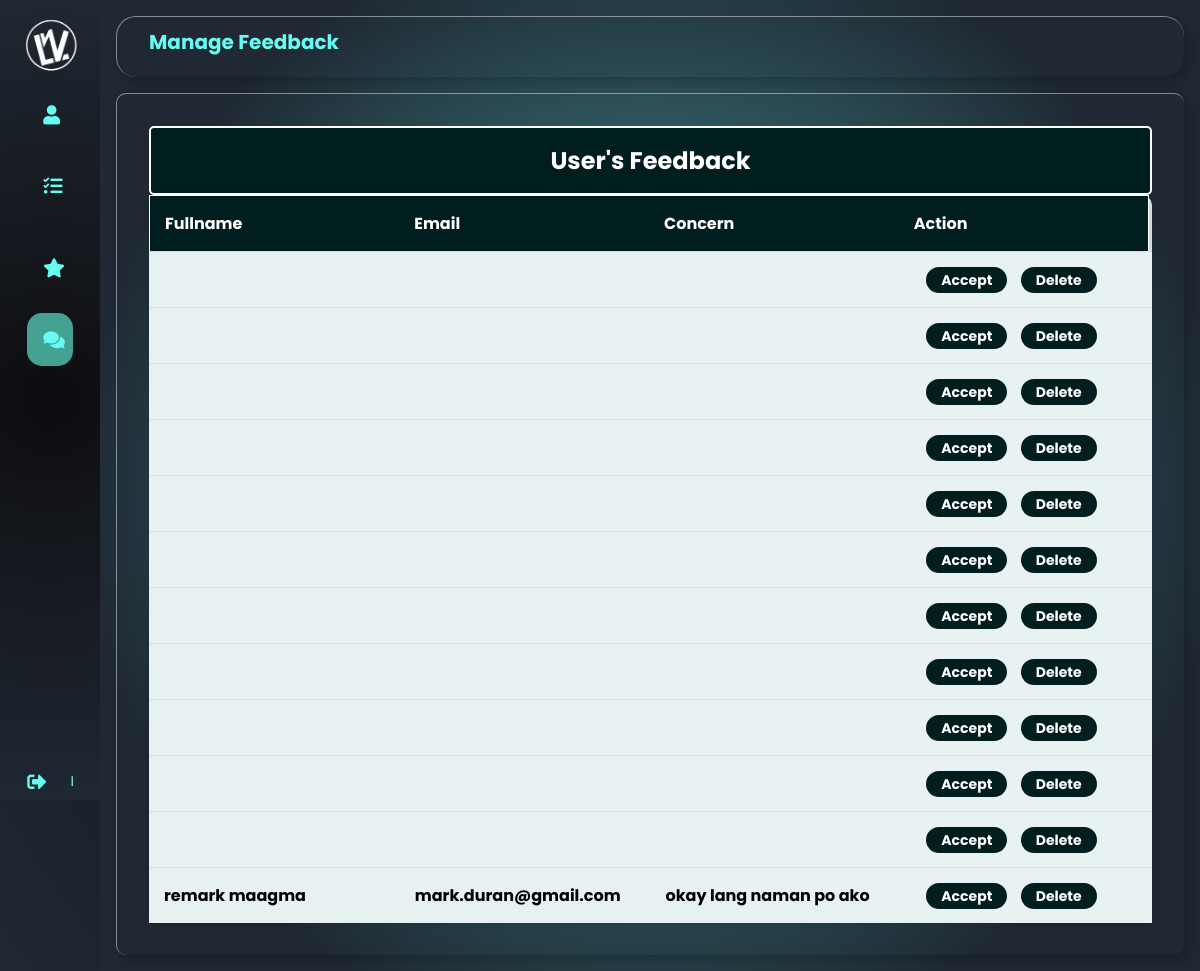
/feedbackadmin.php, run on the app's committed database.
### tables this page shows
CREATE TABLE `feedback` (
  `ID` int(11) NOT NULL,
  `Fullname` varchar(100) DEFAULT NULL,
  `Email` varchar(100) DEFAULT NULL,
  `Concern` text DEFAULT NULL
);

### feedbackadmin.php (the view, shortened to what this page needs)
<?php
require_once('config/config.php');
$sql = "SELECT * FROM feedback";
$result = mysqli_query($conn, $sql);
?>
<!DOCTYPE html>
<html lang="en">
<head>
    <link rel="stylesheet" href="css/feed.css">
    <link rel="stylesheet" href="https://cdnjs.cloudflare.com/ajax/libs/font-awesome/5.15.4/css/all.min.css" />
</head>
<body>
<nav>
      <div class="sidebar">
        <div class="logo">
          <img src="images/FINFINFIN.png" alt="logo">
        </div>
        <ul class="mainmenu">
          <li ><a href="dashboard.php" >
            <i class="fas fa-user"></i>
          </a>
          </li>
          <li><a href="translationrequest.php">
            <i class="fas fa-tasks"></i>
          </a>
          </li>
          <li><a href="manage_questioner.php   ">
            <i class="fas fa-star"></i>
        </a>
        </li>
          <li class="active"><a href="#">
            <i class="fas fa-comments"></i>
          </a>
          </li>
          <li><a href="index.php" class="logout">
            <i class="fas fa-sign-out-alt"></i>
            <span class="nav-item">Logout</span>
          </a>
          </li>
        </ul>
      </div>
    </nav>
<div class="maincontent">
    <div class="header">
        <div class="headertitle">
        <h1 class="maintitle"> Manage Feedback</h1>
        </div>
    </div>
    <div class="container">
        <div class="row">
            <div class="card">
                <div class="headcard">
                  <h2 class="dbtitle">User's Feedback</h2>
                </div>
                <div class="tablehey">
                  <table class="column">
                    <thead>
                      <tr>
                        <th> Fullname </th>
                        <th> Email </th>
                        <th> Concern </th>
                        <th> Action </th>
                      </tr>
                      </thead>
                        <tbody>
                            <?php while($row = mysqli_fetch_assoc($result)) { ?>
                                <tr>
                                    <td><?php echo htmlspecialchars($row['Fullname']); ?></td>
                                    <td><?php echo htmlspecialchars($row['Email']); ?></td>
                                    <td><?php echo htmlspecialchars($row['Concern']); ?></td>
                                    <td>
                                        <a href="#" onclick="confirmAccept('<?php echo addslashes($row['Fullname']); ?>', '<?php echo addslashes($row['Concern']); ?>')" class="but">Accept</a>
                                        <a href="#" onclick="confirmDelete('<?php echo addslashes($row['Fullname']); ?>', '<?php echo addslashes($row['Concern']); ?>')" class="but">Delete</a>
                                    </td>
                                </tr>
                            <?php } ?>
                        </tbody>
                    </table>
                </div>
            </div>
        </div>
    </div>
</div>
</body>
</html>

### css/feed.css (style rules this page uses)
* { margin: 0; padding: 0; border: none; outline: none; box-sizing: border-box; font-family: "Poppins", sans-serif; }
body { display: flex; }
.sidebar { position: sticky; top: 0; left: 0; bottom: 0; width: 100px; height: 100vh; padding: 0 1.7rem; color: #fff; overflow: hidden; transition: all 0.5s linear; background-image: radial-gradient(circle, #0b0c10, #121419, #171b21, #1b212a, #1f2833); }
.logo { height: 80px; padding: 16px; }
.logo img { width: 230px; margin-top: -85px; margin-left: -30px; }
.mainmenu { height: 88%; position: relative; list-style: none; padding: 0; }
.mainmenu li { padding: 1rem; margin: 8px 0; border-radius: 15px; transition: all 0.5s ease-in-out; }
.mainmenu li:hover, .active { background: #45a293; }
.mainmenu a { color: #66fcf1; font-size: 14px; text-decoration: none; display: flex; align-items: center; gap: 1.5rem; }
.mainmenu a span { overflow: hidden; }
.mainmenu a i { font-size: 1.2rem; }
.logout { position: absolute; bottom: 0; left: 0; width: 100%; }
.maincontent { position: relative; background: rgb(11,12,16); background: radial-gradient(circle, rgba(11,12,16,1) 0%, rgba(69,162,158,1) 0%, rgba(31,40,51,1) 78%, rgba(31,40,51,1) 96%); width: 100%; padding: 1rem; }
.header { display: flex; justify-content: space-between; align-items: center; flex-wrap: wrap; box-shadow: 5px 5px 12px#00000035; border-top: 1px solid #ffffff75; border-left: 1.2px solid #ffffff75; backdrop-filter: blur(1px); border-radius: 20px; padding: 10px 2rem; margin-bottom: 1rem; }
.headertitle { color:#66fcf1; }
.container { box-shadow: 5px 5px 12px#00000035; border-top: 1px solid #ffffff75; border-left: 1.2px solid #ffffff75; backdrop-filter: blur(1px); padding: 2rem; border-radius: 10px; }
.maintitle { color: #66fcf1; padding-bottom: 10px; font-size:20px; }
table { border-collapse: collapse; width: 100%; text-align: left; }
tr { padding: 15px; text-align: left; }
th { padding: 18px; text-align: right; }
td { background: #e7f1f1; color: rgb(0, 0, 0); padding: 15px; }
table th { font-weight: bold; align-items: center; }
table tbody tr:last-child td { border-bottom: none; }
.tablehey .but { color: #fff; background: #001E1E; font-size: 14px; width: 10px; height: 10px; padding: 3px 15px; border-radius: 15px; text-align: center; text-decoration: none; margin-left: 10px; }
.dbtitle { background: #001E1E; color: #fff; padding: 15px 15px; text-align: center; border: 2px solid white; border-radius: 5px; }
thead, tbody tr { display: table; width: 100%; table-layout: fixed; }
thead { width: calc( 101.3% - 1em ) }
a { text-decoration: none; color: black; }

### feedbackadmin.php (style rules this page uses)
body { background-image: radial-gradient(circle, #0b0c10, #121419, #171b21, #1b212a, #1f2833) ; }
.sidebar { position: sticky; top: 0; left: 0; bottom: 0; width: 100px; height: 100vh; padding: 0 1.7rem; color: #66fcf1; overflow: hidden; transition: all 0.5s linear; background-image: radial-gradient(circle, #0b0c10, #121419, #171b21, #1b212a, #1f2833); }
.headertitle { color: #66fcf1; font-size: 20px; }
.maincontent { background: rgb(11, 12, 16); background: radial-gradient(circle, rgba(11, 12, 16, 1) 0%, rgba(69, 162, 158, 1) 0%, rgba(31, 40, 51, 1) 78%, rgba(31, 40, 51, 1) 96%); position: relative; width: 100%; padding: 1rem; }
.logout { color: #ff6b6b; }
h2 { color: white; }
table { width: 100%; border-collapse: collapse; background-color: rgba(249, 249, 249, 0.848);; border-radius: 10px; overflow: hidden; box-shadow: 0 2px 10px rgba(0, 0, 0, 0.1); max-height: 500px; overflow-y: auto; font-weight: bold; }
.dbtitle { background: #001E1E; color: #fff; padding: 15px 15px; text-align: center; border: 2px solid white; border-radius: 5px; }
table thead { background-color:#001E1E; color: white; border: 0.5px solid white; }
table th, table td { padding: 15px; text-align: left; border-bottom: 1px solid #ddd; }
table th { font-weight: bold; }
table tbody tr:last-child td { border-bottom: none; }

### data on the page
feedback: Fullname "remark maagma", Email "mark.duran@gmail.com", Concern "okay lang naman po ako"
